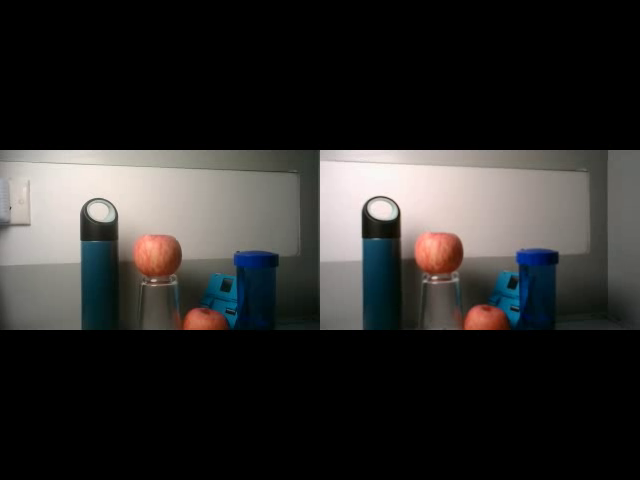
#> input picture frame 135 of output4.avi, 640 x 480 px
$ python 3.py   (older library calls are emulated)
#> lines starting #> are read from the running program, lines starting #| are printed output that depends on the picture
import cv2
import numpy as np
import time
import random
import math

# -----------------------------------双目相机的基本参数---------------------------------------------------------
#   left_camera_matrix          左相机的内参矩阵
#   right_camera_matrix         右相机的内参矩阵
#
#   left_distortion             左相机的畸变系数    格式(K1,K2,P1,P2,0)
#   right_distortion            右相机的畸变系数
# -------------------------------------------------------------------------------------------------------------
# 左镜头的内参，如焦距
# left_camera_matrix = np.array([[516.5066236,-1.444673028,320.2950423],[0,516.5816117,270.7881873],[0.,0.,1.]])
# right_camera_matrix = np.array([[511.8428182,1.295112628,317.310253],[0,513.0748795,269.5885026],[0.,0.,1.]])
#
# # 畸变系数,K1、K2、K3为径向畸变,P1、P2为切向畸变
# left_distortion = np.array([[-0.046645194,0.077595167, 0.012476819,-0.000711358,0]])
# right_distortion = np.array([[-0.061588946,0.122384376,0.011081232,-0.000750439,0]])
#
# # 旋转矩阵
# R = np.array([[0.999911333,-0.004351508,0.012585312],
#               [0.004184066,0.999902792,0.013300386],
#               [-0.012641965,-0.013246549,0.999832341]])
# # 平移矩阵
# T = np.array([-120.3559901,-0.188953775,-0.662073075])
# ###一个
# left_camera_matrix = np.array([[1442.4, -1.0458, 968.4], [0, 1443.2, 479.4], [0, 0, 1]])
# left_distortion = np.array([[-0.115, 0.774,-0.0089, -0.0017, -2.67]])
#
# right_camera_matrix = np.array([[1442.1, -8.42, 972.8], [0, 1443.2, 472.0192], [0, 0, 1]])
# right_distortion = np.array([[-0.089, 0.189, -0.0086, -0.0009, -0.27]])
#
# # R = np.array([[0.9998, -0.0017, 0.0195],
# #               [0.0017, 1.0000, -0.0012],
# #               [0.0195, 0.0013, 0.9998]])
# R= np.array([[0.9998,0.0017,-0.0195],
#              [-0.0017,1.0000,0.0013],
#              [0.0195,-0.0012,0.9998]])
# T = np.array([-62.6562, 0.4810, 1.057])

###
# 左相机内参
left_camera_matrix = np.array([[1417.4, -1.5343, 911.7705],
                                         [0, 1418.8, 506.8481],
                                         [0, 0, 1]])
        # 右相机内参
right_camera_matrix = np.array([[1417.4, -3.1460, 948.7002],
                                          [0, 1419.6, 494.4029],
                                          [0, 0, 1]])

        # 左右相机畸变系数:[k1, k2, p1, p2, k3]
left_distortion= np.array([[-0.1338, 0.4639, -0.00029, -0.0060, -1.0806]])
right_distortion = np.array([[-0.1564, 0.4806, 0.00025, -0.0062, -0.7262]])

        # 旋转矩阵
        # self.R = np.array([[0.9995, -0.00029743, -0.0304],
        #                    [0.0002196, 1, -0.0026],
        #                    [0.0304, 0.0026, 0.9995]])
R = np.array([[0.9995, 0.0002196, 0.0304],
                           [-0.00029743, 1, 0.0026],
                           [ -0.0304, -0.0026, 0.9995]])
        # 平移矩阵
T = np.array([[-63.0250], [0.0195], [0.7550]])


####
size = (480, 320)

R1, R2, P1, P2, Q, validPixROI1, validPixROI2 = cv2.stereoRectify(left_camera_matrix, left_distortion,
                                                                  right_camera_matrix, right_distortion, size, R,
                                                                  T)

# 校正查找映射表,将原始图像和校正后的图像上的点一一对应起来
left_map1, left_map2 = cv2.initUndistortRectifyMap(left_camera_matrix, left_distortion, R1, P1, size, cv2.CV_16SC2)
right_map1, right_map2 = cv2.initUndistortRectifyMap(right_camera_matrix, right_distortion, R2, P2, size, cv2.CV_16SC2)
print(Q[2,3])

# --------------------------鼠标回调函数---------------------------------------------------------
#   event               鼠标事件
#   param               输入参数
# -----------------------------------------------------------------------------------------------
def onmouse_pick_points(event, x, y, flags, param):
    if event == cv2.EVENT_LBUTTONDOWN:
        threeD = param
        print('\n像素坐标 x = %d, y = %d' % (x, y))
        # print("世界坐标是：", threeD[y][x][0], threeD[y][x][1], threeD[y][x][2], "mm")
        print("世界坐标xyz 是：", threeD[y][x][0] / 1000.0, threeD[y][x][1] / 1000.0, threeD[y][x][2] / 1000.0, "m")

        distance = math.sqrt(threeD[y][x][0] ** 2 + threeD[y][x][1] ** 2 + threeD[y][x][2] ** 2)
        distance = distance / 1000.0  # mm -> m
        print("距离是：", distance, "m")


# 加载视频文件
capture = cv2.VideoCapture('./day01/output4.avi')#'./day01/car.avi'
WIN_NAME = 'Deep disp'
cv2.namedWindow(WIN_NAME, cv2.WINDOW_AUTOSIZE)

# 读取视频
fps = 0.0
ret, frame = capture.read()
#> frame is the input picture: shape (480, 640, 3); mean B, G, R 42.7, 44, 45.4
while ret:
    # 开始计时
    t1 = time.time()
    # # 是否读取到了帧，读取到了则为True
    ret, frame = capture.read()
    # frame1 = cv2.imread('left_31.jpg', 1)  # 左图
    # frame2 = cv2.imread('right_31.jpg', 1)  # 右图
    # 切割为左右两张图片
    frame1 = frame[0:480, 0:320]
    frame2 = frame[0:480, 320:640]
    # 将BGR格式转换成灰度图片，用于畸变矫正
    imgL = cv2.cvtColor(frame1, cv2.COLOR_BGR2GRAY)
    imgR = cv2.cvtColor(frame2, cv2.COLOR_BGR2GRAY)
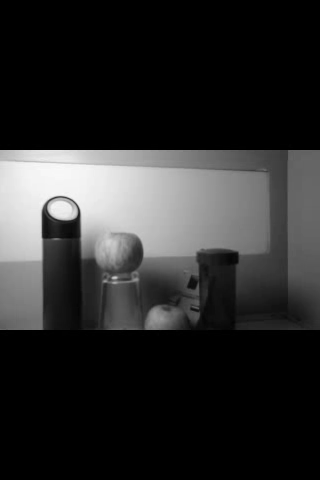
#> imgR: shape (480, 320); min 0, max 250, mean 44

    # 重映射，就是把一幅图像中某位置的像素放置到另一个图片指定位置的过程。
    # 依据MATLAB测量数据重建无畸变图片,输入图片要求为灰度图
    img1_rectified = cv2.remap(imgL, left_map1, left_map2, cv2.INTER_LINEAR)
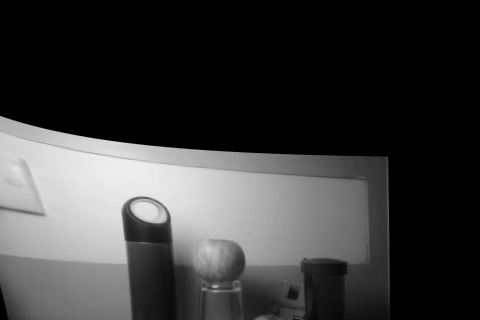
#> img1_rectified: shape (320, 480); min 0, max 240, mean 58.9
    img2_rectified = cv2.remap(imgR, right_map1, right_map2, cv2.INTER_LINEAR)
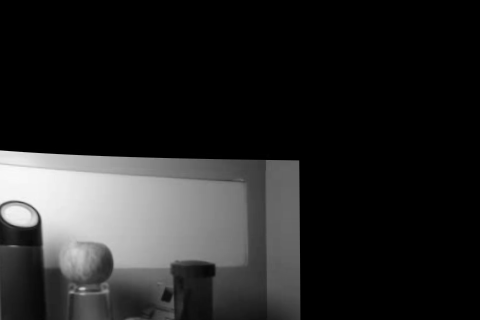
#> img2_rectified: shape (320, 480); min 0, max 249, mean 37.3

    # 转换为opencv的BGR格式
    imageL = cv2.cvtColor(img1_rectified, cv2.COLOR_GRAY2BGR)
    imageR = cv2.cvtColor(img2_rectified, cv2.COLOR_GRAY2BGR)

    # ------------------------------------SGBM算法----------------------------------------------------------
    #   blockSize                   深度图成块，blocksize越低，其深度图就越零碎，0<blockSize<10
    #   img_channels                BGR图像的颜色通道，img_channels=3，不可更改
    #   numDisparities              SGBM感知的范围，越大生成的精度越好，速度越慢，需要被16整除，如numDisparities
    #                               取16、32、48、64等
    #   mode                        sgbm算法选择模式，以速度由快到慢为：STEREO_SGBM_MODE_SGBM_3WAY、
    #                               STEREO_SGBM_MODE_HH4、STEREO_SGBM_MODE_SGBM、STEREO_SGBM_MODE_HH。精度反之
    # ------------------------------------------------------------------------------------------------------
    blockSize = 3
    img_channels = 3
    stereo = cv2.StereoSGBM_create(minDisparity=5,
                                   numDisparities=144,
                                   blockSize=blockSize,
                                   # P1=8 * img_channels * blockSize * blockSize,
                                   # P2=32 * img_channels * blockSize * blockSize,
                                   P1=100,
                                   P2=250,
                                   disp12MaxDiff=-1,
                                   preFilterCap=3,
                                   uniquenessRatio=10,
                                   speckleWindowSize=100,
                                   speckleRange=10,
                                   mode=cv2.STEREO_SGBM_MODE_SGBM_3WAY)
    # 计算视差
    disparity = stereo.compute(img1_rectified, img2_rectified)
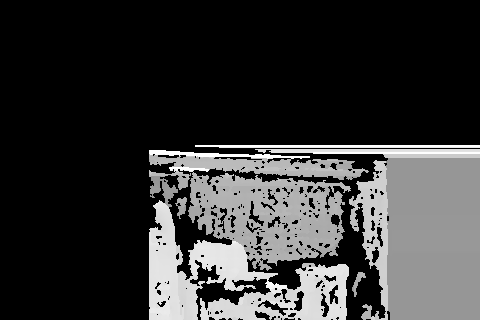
#> disparity: shape (320, 480) int16; min 64, max 2368, mean 542.1; drawn with min black and max white

    # 归一化函数算法，生成深度图（灰度图）
    disp = cv2.normalize(disparity, disparity, alpha=0, beta=255, norm_type=cv2.NORM_MINMAX, dtype=cv2.CV_8U)

    # 生成深度图（颜色图）
    dis_color = disparity
    dis_color = cv2.normalize(dis_color, None, alpha=0, beta=255, norm_type=cv2.NORM_MINMAX, dtype=cv2.CV_8U)
    dis_color = cv2.applyColorMap(dis_color, 2)
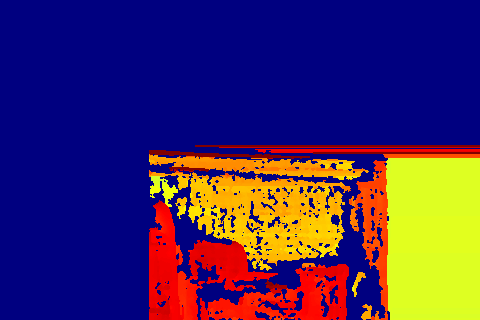
#> dis_color: shape (320, 480, 3); mean B, G, R 94.7, 42.5, 67.5

    # 计算三维坐标数据值
    threeD = cv2.reprojectImageTo3D(disparity, Q, handleMissingValues=True)
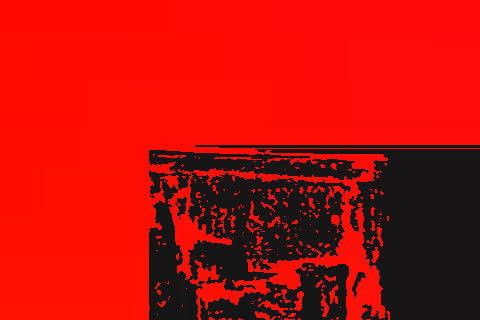
#> threeD: shape (320, 480, 3) float32; mean of channels 0, 1, 2 -535.4, -273, 7147.3; drawn with min black and max white
    # 计算出的threeD，需要乘以16，才等于现实中的距离
    threeD = threeD * 16

    # 鼠标回调事件
    cv2.setMouseCallback("depth", onmouse_pick_points, threeD)

    #完成计时，计算帧率
    fps = (fps + (1. / (time.time() - t1))) / 2
    frame = cv2.putText(frame, "fps= %.2f" % (fps), (0, 40), cv2.FONT_HERSHEY_SIMPLEX, 1, (0, 255, 0), 2)

    cv2.imshow("depth", dis_color)
    cv2.imshow("left", frame1)
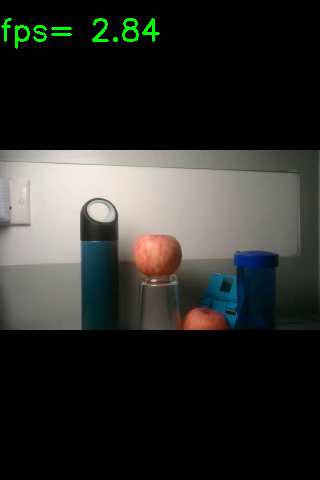
#> window 'left': shape (480, 320, 3); mean B, G, R 42.6, 46.2, 45.3
    cv2.imshow(WIN_NAME, disp)  # 显示深度图的双目画面
    # 若键盘按下q则退出播放
    if cv2.waitKey(1) & 0xff == ord('q'):
#> (key q is pressed here)
        break

# 释放资源
capture.release()

# 关闭所有窗口
cv2.destroyAllWindows()

$ run again, starting later in the video
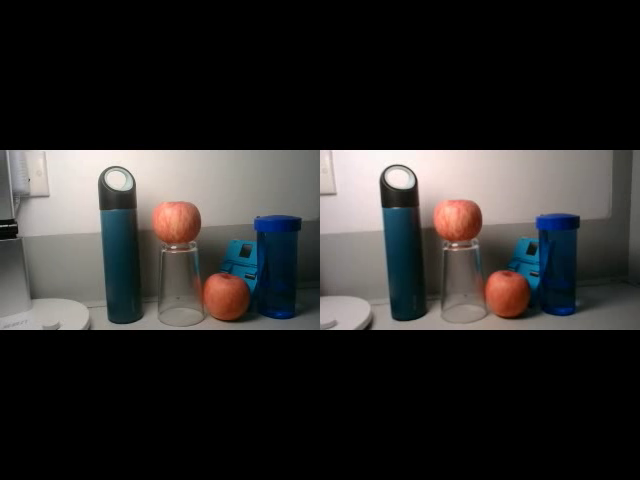
#> input picture frame 610 of output4.avi, 640 x 480 px
#> frame is the input picture: shape (480, 640, 3); mean B, G, R 42, 42.9, 44.6
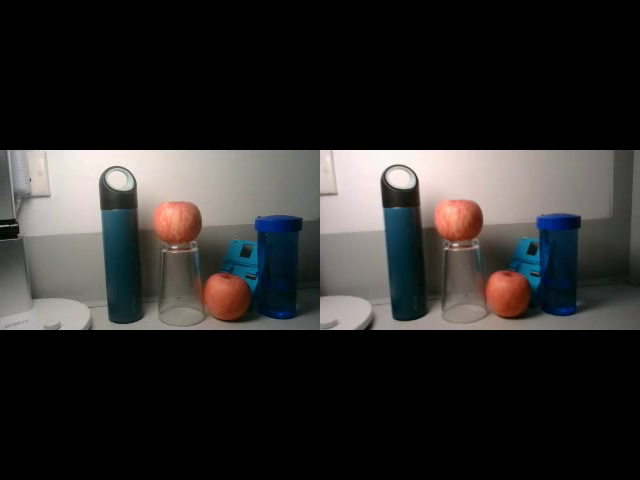
#> input picture frame 611 of output4.avi, 640 x 480 px
#> frame is the input picture: shape (480, 640, 3); mean B, G, R 41.9, 42.9, 44.6
#> `cv2.imshow("left", frame1)`:
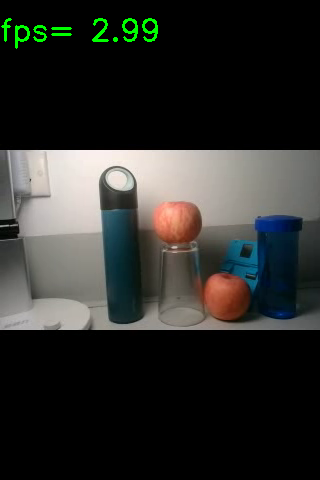
#> window 'left': shape (480, 320, 3); mean B, G, R 42.4, 45.5, 44.7

$ run again, starting later in the video
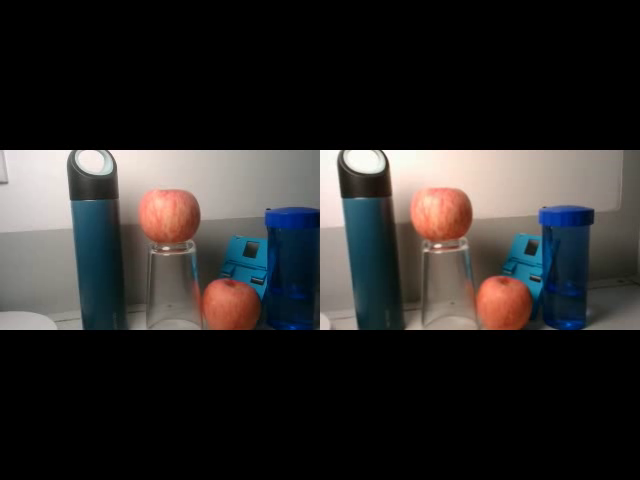
#> input picture frame 1084 of output4.avi, 640 x 480 px
#> frame is the input picture: shape (480, 640, 3); mean B, G, R 41.1, 42.1, 44.3
#> `threeD = cv2.reprojectImageTo3D(disparity, Q, handleMissingValues=True)`:
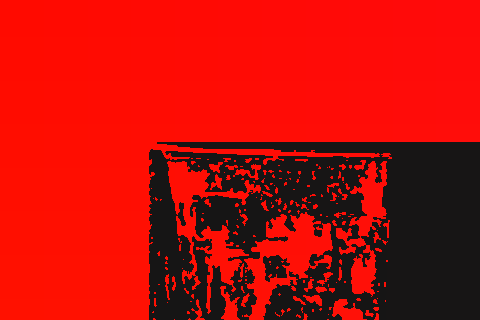
#> threeD: shape (320, 480, 3) float32; mean of channels 0, 1, 2 -538.6, -273.5, 7189.2; drawn with min black and max white
#> `cv2.imshow("left", frame1)`:
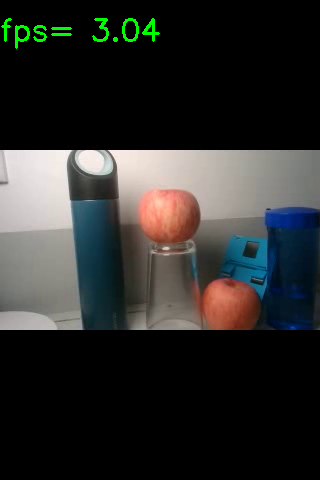
#> window 'left': shape (480, 320, 3); mean B, G, R 42.7, 44.5, 44
